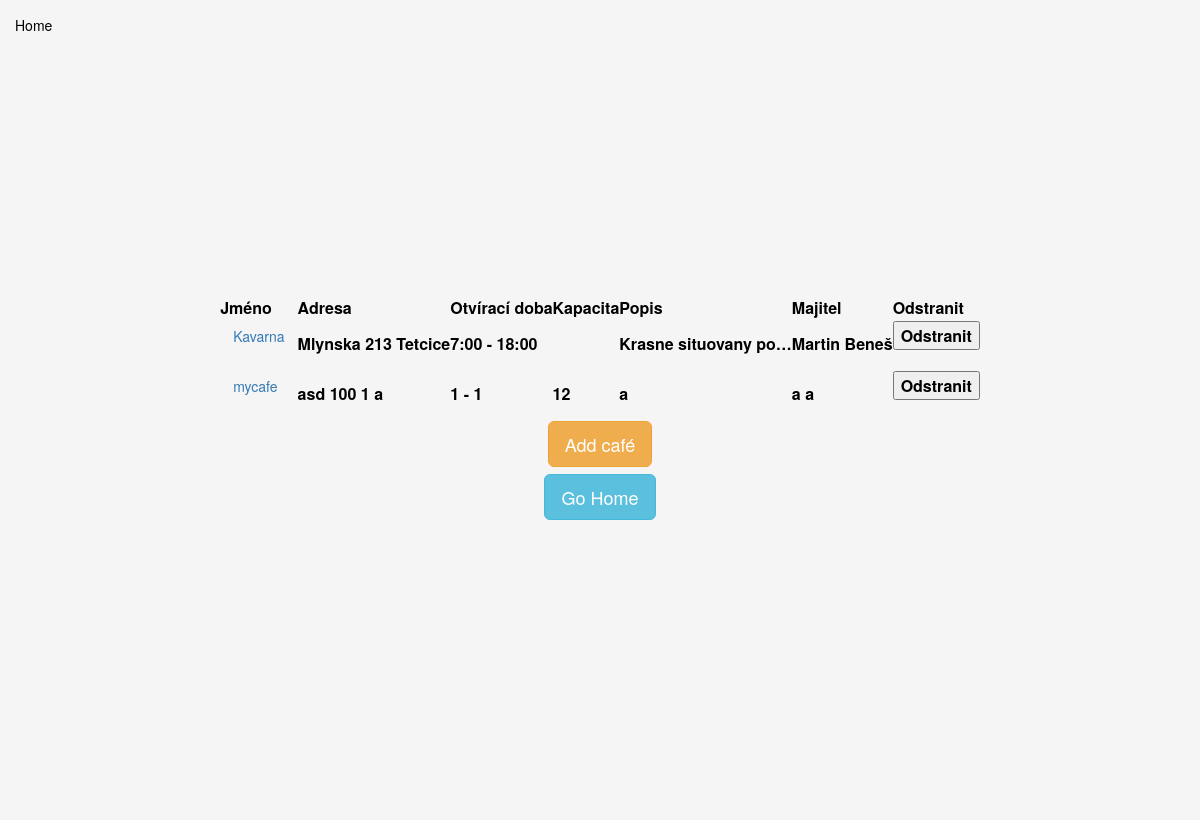
/cafes/, run on the app's committed database.
### kavarna/models.py (models this page shows, shortened)
class Cafe(models.Model):
    name = models.CharField(max_length=64)
    street = models.CharField(max_length=64, blank=True, null=True)
    housenumber = models.PositiveIntegerField(blank=True, null=True)
    city = models.CharField(max_length=64, blank=True, null=True)
    psc = models.CharField(max_length=64, blank=True, null=True)
    opensAt = models.CharField(max_length=64, blank=True, null=True)
    closesAt = models.CharField(max_length=64, blank=True, null=True)
    capacity = models.PositiveSmallIntegerField(blank=True, null=True, default=0)
    description = models.TextField(blank=True, null=True)
    owner = models.ForeignKey(User, on_delete=models.CASCADE)
    offers_coffee = models.ManyToManyField(Coffee)

### kavarna/views.py (the view)
# urls.py: path('cafes/', views.cafes, name='cafes'),
def cafes(request):
    d = generateDict(request)
    if 'message' in d:
        return errLogout(request, d)
    if request.method == 'POST':
        pk = request.POST.get('pk')
        models.Cafe.objects.get(pk=pk).delete()
        return HttpResponseRedirect('')
    d['cafes_list'] = models.Cafe.objects.all()
    d['users_list'] = User.objects.all()
    d['drinkers_list'] = models.Drinker.objects.all()
    return render(request, "cafes.html", d)

### kavarna/views.py (called while the page is built)
def generateDict(request):
    try:
        email = request.COOKIES['user']
        if User.objects.get(email=email) != None:
            d = {'loggeduser'    : User.objects.get(email=email),
                 'loggeddrinker' : models.Drinker.getData(email) }
        else:
            d = {'message'   : 'Unknown user'}
    except:
        d = {}
    d['key'] = request.GET.get('key', '')
    return d

### kavarna/templates/cafes.html (shortened to what this page needs)
{% extends "titlepage.html" %}
{% block content %}
<table>
    <tr>
        <th>Jméno</th>
        <th>Adresa</th>
        <th>Otvírací doba</th>
        <th>Kapacita</th>
        <th>Popis</th>
        <th>Majitel</th>
        <th>Odstranit</th>
    </tr>
    {% for a in cafes_list %}
    <tr>
        <th>
            <form method="get" action="/cafe">
                <button class="btn btn-link" type="Submit">{{a.name}}</button>
            </form>
        </th>
        <th>{{a.street|default:""}} {{a.housenumber|default:""}} {{a.psc|default:""}} {{a.city|default:""}}</th>
        <th>{{a.opensAt|default:"???"}} - {{a.closesAt|default:"???"}}</th>
        <th>{{a.capacity|default:""}}</th>
        <th>{{a.description|default:""|truncatechars:20}}</th>
        <th>{{a.owner.first_name}} {{a.owner.last_name}}</th>
        <th>
            <form method="post" action="">{% csrf_token %}
                <button type="Submit">Odstranit</button>
            </form>
        </th>
    </tr>
    {% endfor %}
</table>
<div class="row hcentralize">
    <a href="{% url 'addcafe' %}"><button class="btn btn-lg btn-warning" type="submit">Add café</button></a>
</div>
<div class="row hcentralize">
    <a href="{% url '' %}"><button class="btn btn-lg btn-info" type="submit">Go Home</button></a>
</div>
{% endblock %}

### kavarna/static/kavarna/styles.css (style rules this page uses)
html, body { height: 100%; }
a, a:hover, a:link, a:visited, a:active { text-decoration: none; color: black; }
.backgrounder { background-color: #f5f5f5; color: black; }
.hcentralize { display: -ms-flexbox; display: -webkit-box; display: flex; -ms-flex-align: center; -ms-flex-pack: center; -webkit-box-align: center; -webkit-box-pack: center; justify-content: center; }
input, .btn-warning, .btn-primary { margin: 2px; }
.btn-info { margin: 5px; }

### data on the page
Cafe: name "Kavarna", street "Mlynska", housenumber "213", city "Tetcice", opensAt "7:00", closesAt "18:00", description "Krasne situovany po…", owner.first_name "Martin", owner.last_name "Beneš"
Cafe: name "mycafe", street "asd", housenumber "100", psc "1", city "a", opensAt "1", closesAt "1", capacity "12", description "a", owner.first_name "a", owner.last_name "a"
